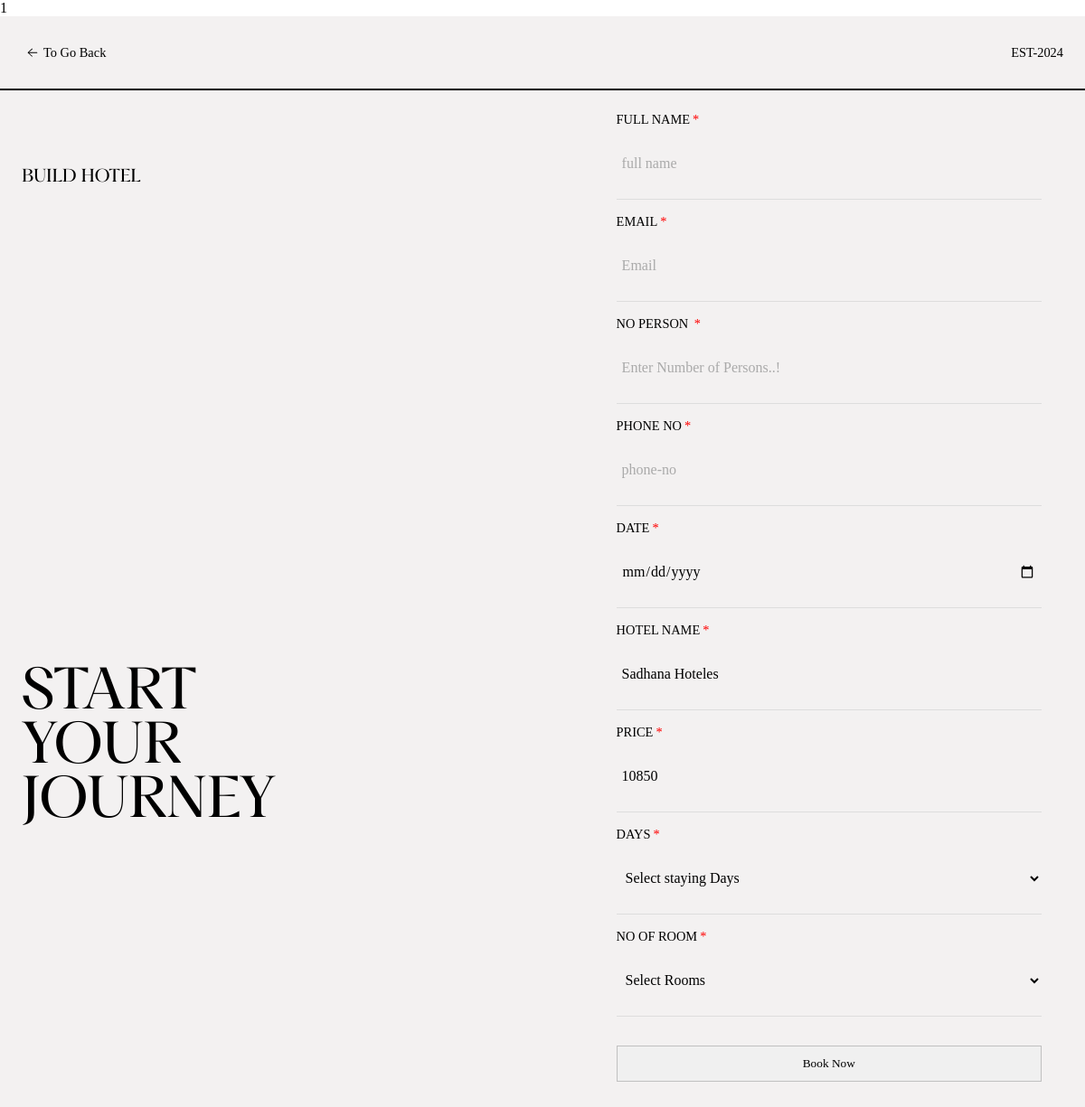
Page /Lakshadweep/hotel_form.php?id=1 on the earlier database version.
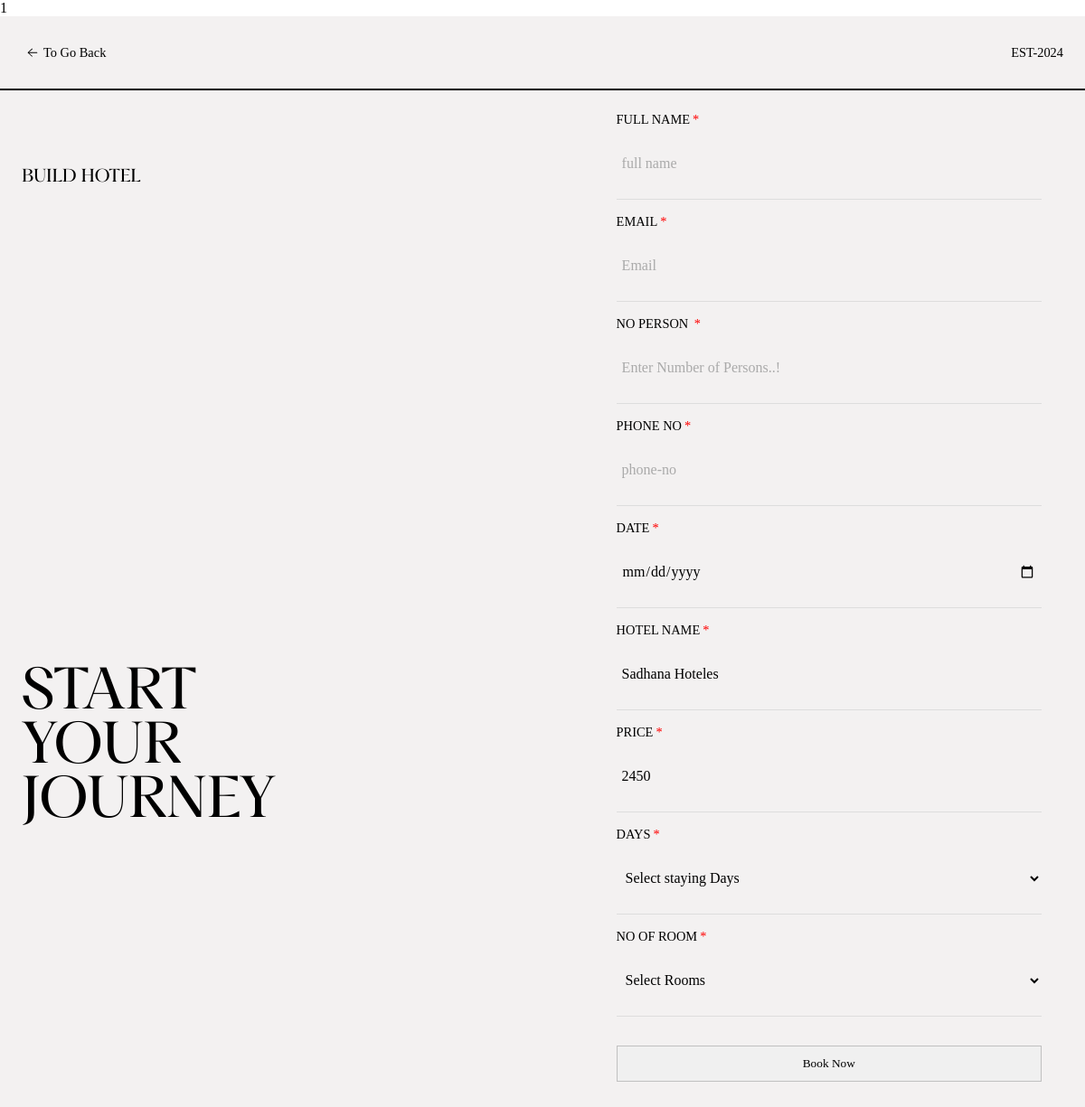
Same page on the later database version.
### tables this page shows
CREATE TABLE `create_hotel` (
  `Hotel_Id` int(100) NOT NULL,
  `Hotel_Name` varchar(100) NOT NULL,
  `Hotel_Address` varchar(100) NOT NULL,
  `PhoneNo` varchar(20) NOT NULL,
  `email` varchar(100) NOT NULL,
  `NumberOfRooms` varchar(100) NOT NULL,
  `PriceOfRoom` int(100) NOT NULL,
  `amenities` varchar(500) NOT NULL,
  `Hotel_Image` varchar(200) NOT NULL
);

### Lakshadweep/hotel_form.php (the view, shortened to what this page needs)
<?php
include("../config/connection.php");
if (isset($_GET['id'])) {
    $sql = "select * from create_hotel where Hotel_Id = " .  $_GET['id'];
    $result = $conn->query($sql);
    $data = mysqli_fetch_assoc($result);
} else {
    echo "Invalid request..!";
    exit;
}
?>
<!DOCTYPE html>
<html lang="en">
<head>
    <link rel="stylesheet" href="../css/admin/hotel.css">
</head>
<body>
    <div class="signUpPage">
        <div class="nav">
            <div class="nav-part2">
                <h3 class="closeSignUp" style="align-items: center; justify-content: center; display: flex;">
                    <a href="../Lakshadweep/tourlist.php">to go Back</a></h3>
                </div>
          <div class="nav-part1">
             <h3>est-2024</h3>
          </div>
        </div>
        <hr class="animated-hr" />
        <div class="signUpPage-part1">
          <div class="signUpPage-part11">
            <h3>Build Hotel</h3>
            <div class="signUpPage-bottom">
              <h1>Start <br> Your <br> Journey</h1>
            </div>
          </div>
          <div class="container">
              <form id="booking-form" action="pay_now_hotel.php?id=<?php echo $data['Hotel_Id'] ?>" method="post">
                  <label for="activity" class="required">full name</label>
                  <input type="text" id="name" name="name" placeholder="full name" required>
                  <label for="activity" class="required">email</label>
                  <input type="email" id="email" name="email" placeholder="Email" required>
                  <label for="activity" class="required">no person </label>
                  <input type="number" name="no_of_person" placeholder="Enter Number of Persons..!">
                  <label for="activity" class="required">phone no</label>
                  <input type="number" id="phone" name="Mobile_No" placeholder="phone-no" required>
                  <label for="activity" class="required">date</label>
                  <input type="date" id="date" name="date" required>
                  <label for="activity" class="required">Hotel name</label>
                  <input   id="name" name="package_name" placeholder="vaibhav tours" value="<?php echo $data['Hotel_Name'] ?>" readonly>
                  <label for="activity" class="required">price</label>
                  <input   id="number" name="Price" value="<?php echo $data['PriceOfRoom'] ?>" readonly>
                  <label for="activity" class="required">Days</label>
                  <select class="submitButton2" id="destination" name="days" required>
                      <option value="">Select staying Days </option>
                    </select>
                    <label for="activity" class="required">no of room</label>
                    <select class="submitButton2" id="destination" name="total_room" required>
                        <option value="">Select Rooms </option>
                    </select>
                    <button class="submitButton" type="submit" class="submit-btn" name="">Book Now</button>
                </form>
          </div>
        </div>
      </div>
</body>
</html>

Differences in the rows shown:
changed create_hotel "Sadhana Hoteles": Price "10850" → "2450"
